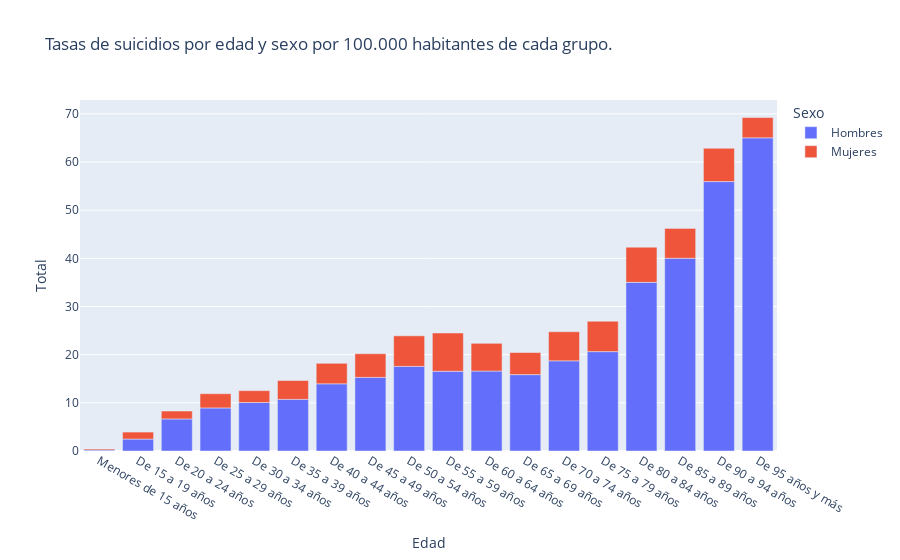

Here is the notebook cell this chart was saved with:
### Code cell
fig = px.bar(suicidios, x="Edad", y="Total",color = 'Sexo',
            title = 'Tasas de suicidios por edad y sexo por 100.000 habitantes de cada grupo.'
            )
fig.show()

### Figure 1 — Plotly figure (JSON) as saved in the notebook; plotly's stock layout.template omitted (floating-point values rounded to 4 significant figures)
{"data": [{"alignmentgroup": "True", "hovertemplate": "Sexo=Hombres<br>Edad=%{x}<br>Total=%{y}<extra></extra>", "legendgroup": "Hombres", "marker": {"color": "#636efa", "pattern": {"shape": ""}}, "name": "Hombres", "offsetgroup": "Hombres", "orientation": "v", "showlegend": true, "textposition": "auto", "type": "bar", "x": ["Menores de 15 años", "De 15 a 19 años", "De 20 a 24 años", "De 25 a 29 años", "De 30 a 34 años", "De 35 a 39 años", "De 40 a 44 años", "De 45 a 49 años", "De 50 a 54 años", "De 55 a 59 años", "De 60 a 64 años", "De 65 a 69 años", "De 70 a 74 años", "De 75 a 79 años", "De 80 a 84 años", "De 85 a 89 años", "De 90 a 94 años", "De 95 años y más"], "xaxis": "x", "y": [0.199, 2.478, 6.656, 8.94, 10.07, 10.72, 13.95, 15.29, 17.57, 16.56, 16.6, 15.86, 18.72, 20.63, 35.01, 40.02, 55.94, 65.02], "yaxis": "y"}, {"alignmentgroup": "True", "hovertemplate": "Sexo=Mujeres<br>Edad=%{x}<br>Total=%{y}<extra></extra>", "legendgroup": "Mujeres", "marker": {"color": "#EF553B", "pattern": {"shape": ""}}, "name": "Mujeres", "offsetgroup": "Mujeres", "orientation": "v", "showlegend": true, "textposition": "auto", "type": "bar", "x": ["Menores de 15 años", "De 15 a 19 años", "De 20 a 24 años", "De 25 a 29 años", "De 30 a 34 años", "De 35 a 39 años", "De 40 a 44 años", "De 45 a 49 años", "De 50 a 54 años", "De 55 a 59 años", "De 60 a 64 años", "De 65 a 69 años", "De 70 a 74 años", "De 75 a 79 años", "De 80 a 84 años", "De 85 a 89 años", "De 90 a 94 años", "De 95 años y más"], "xaxis": "x", "y": [0.212, 1.453, 1.642, 2.953, 2.46, 3.905, 4.259, 4.906, 6.34, 7.941, 5.763, 4.584, 6.038, 6.306, 7.306, 6.196, 6.909, 4.209], "yaxis": "y"}], "layout": {"barmode": "relative", "legend": {"title": {"text": "Sexo"}, "tracegroupgap": 0}, "title": {"text": "Tasas de suicidios por edad y sexo por 100.000 habitantes de cada grupo."}, "xaxis": {"anchor": "y", "domain": [0, 1], "title": {"text": "Edad"}}, "yaxis": {"anchor": "x", "domain": [0, 1], "title": {"text": "Total"}}}}
